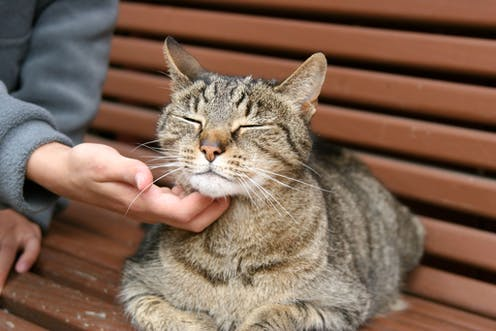
#> input picture cat.jpg, 496 x 331 px, found by its file name
$ python 5_warp_perspective.py
#> lines starting #> are read from the running program, lines starting #| are printed output that depends on the picture
import cv2
import numpy as np

img = cv2.imread(r'C:\Users\Urtis\PycharmProjects\Darbai_su_vaizdu\cat.jpg')
#> img is the input picture: shape (331, 496, 3); mean B, G, R 83.6, 100.3, 127.3

width,height = 250,350
pts1 = np.float32([[111,219],[287,188],[154,482],[352,440]])
pts2 = np.float32([[0,0],[width,0],[0,height],[width,height]])
matrix = cv2.getPerspectiveTransform(pts1,pts2)
imgOutput = cv2.warpPerspective(img,matrix,(width,height))
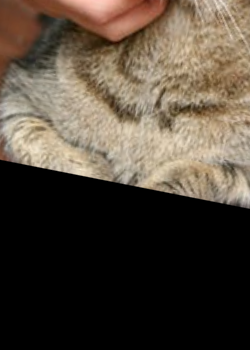
#> imgOutput: shape (350, 250, 3); mean B, G, R 58.7, 71, 81.9


cv2.imshow("Image",img)
cv2.imshow("Output",imgOutput)

cv2.waitKey(0)

$ run again, with Veidai.jpg copied over cat.jpg
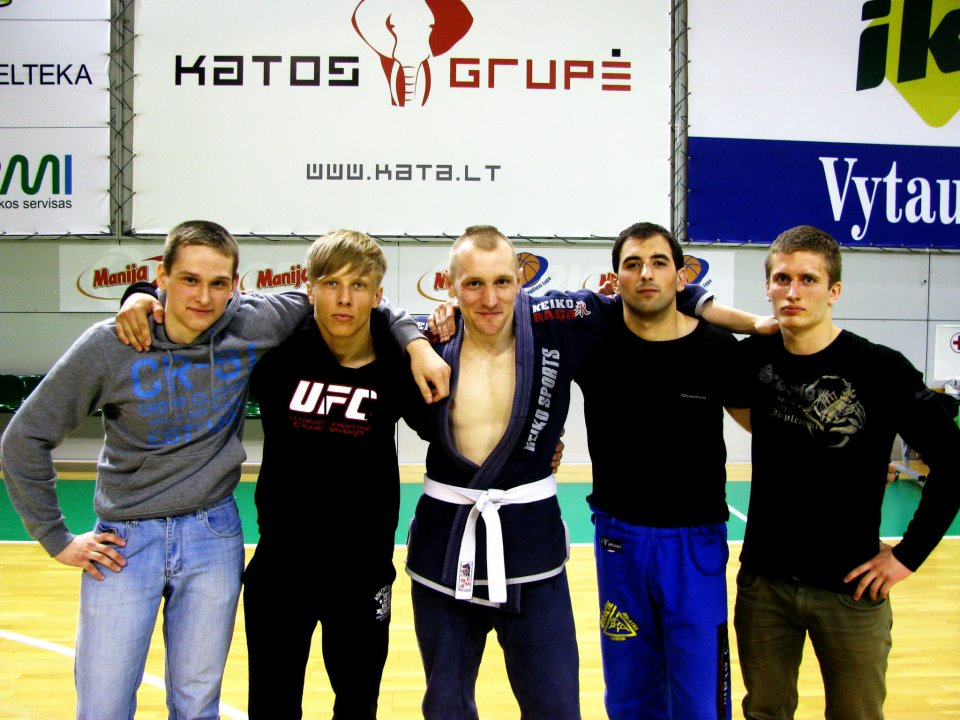
#> input picture Veidai.jpg, 960 x 720 px, found by its file name
#> img is the input picture: shape (720, 960, 3); mean B, G, R 117.4, 123.4, 124.3
#> `imgOutput = cv2.warpPerspective(img,matrix,(width,height))`:
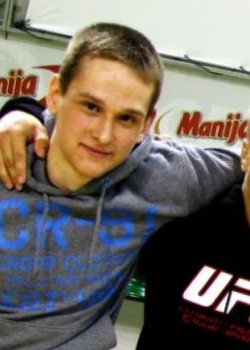
#> imgOutput: shape (350, 250, 3); mean B, G, R 99.1, 106.8, 114.3

$ run again, with tiltas.jpg copied over cat.jpg
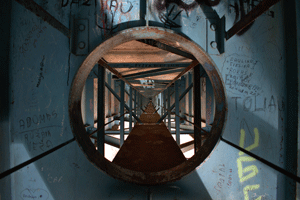
#> input picture tiltas.jpg, 300 x 200 px, found by its file name
#> img is the input picture: shape (200, 300, 3); mean B, G, R 65.8, 64.4, 57.1
#> `imgOutput = cv2.warpPerspective(img,matrix,(width,height))`:
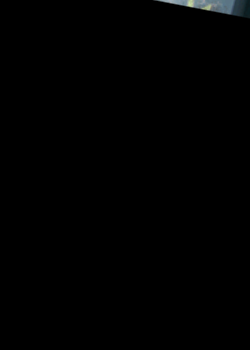
#> imgOutput: shape (350, 250, 3); mean B, G, R 1.1, 1.1, 0.9
